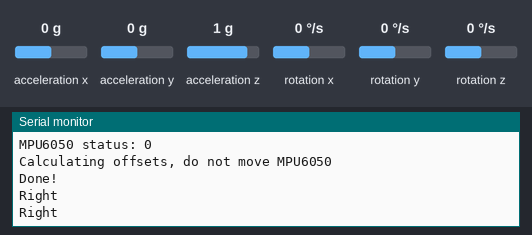
A sketch run on a simulated Arduino Uno, built with avr-gcc and run on an emulated ATmega328P. On the bench: the last lines printed to the serial monitor. The inputs (shaded band) are chosen by the test bench; at power-on: acceleration y 0 g, acceleration x 0 g, acceleration z 1 g, rotation x 0 °/s, rotation y 0 °/s, rotation z 0 °/s. No radio packets arrive unless stated.

Above: at 3.2 s.
3.3 s: acceleration y set to -0.2 g
At 4.1 s:
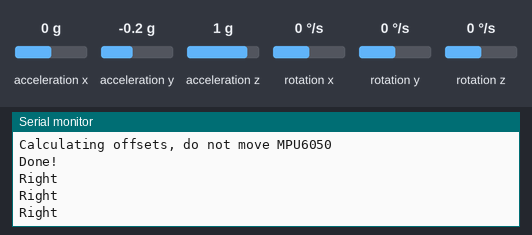
4.8 s: acceleration y set to -0.5 g
At 5.8 s:
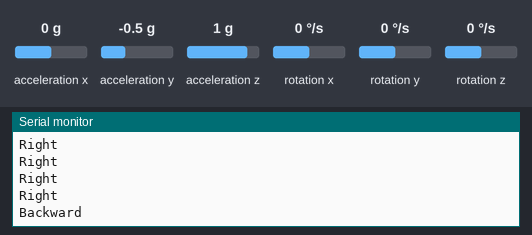

Measured:
- the behaviour switches between -0.3 and -0.4 g on acceleration y (found by bisection; images 1 and 2)
- after the input at 4.8 s, the serial monitor: prints a new line after 0.57 s (image 2)

The sketch:

new.ino
```cpp
#include <VirtualWire.h>
#include "Wire.h"
#include <MPU6050_light.h>
MPU6050 mpu(Wire);

char *data;

long timer = 0;
float x1;
float y1;
float z1;

float x2;
float y2;
float z2;


void setup()
{
  vw_set_tx_pin(12);
  vw_setup(2000);

  Serial.begin(9600);
  Wire.begin();
  byte status = mpu.begin();
  Serial.print(F("MPU6050 status: "));
  Serial.println(status);
  while(status!=0){ } // stop everything if could not connect to MPU6050

  Serial.println(F("Calculating offsets, do not move MPU6050"));
  delay(1000);
  mpu.calcOffsets(true,true); // gyro and accelero
  Serial.println("Done!\n");
     x1 = (mpu.getAccX());
     y1 = (mpu.getAccY());
     z1 = (mpu.getAccZ());

}

void loop()
{
    mpu.update();
    x2 = (mpu.getAccX());
    y2 = (mpu.getAccY());
    z2 = (mpu.getAccZ());
    float x_axis = ( x1 - x2);
    float y_axis = (y1 - y2);
    float z_axis = (z1 - z2);

  if(y_axis <= -0.40)
  {
    data="f";
    vw_send((uint8_t *)data, strlen(data));
    vw_wait_tx();
    delay(500);
    Serial.println("Forward");
  }
  else if(y_axis >= 0.35)
  {
    data="b";
    vw_send((uint8_t *)data, strlen(data));
    vw_wait_tx();
    delay(500);
    Serial.println("Backward");
  }
  else if(z_axis >= -0.70)
  {
    data="r";
    vw_send((uint8_t *)data, strlen(data));
    vw_wait_tx();
    delay(500);
    Serial.println("Right");
  }
  else if(z_axis <= -1.0)
  {
    data="l";
    vw_send((uint8_t *)data, strlen(data));
    vw_wait_tx();
    delay(500);
    Serial.println("Left");
  }
  else
  {
    data="s";
    vw_send((uint8_t *)data, strlen(data));
    vw_wait_tx();
    delay(500);
    Serial.println("Stop");
  }
}
```
